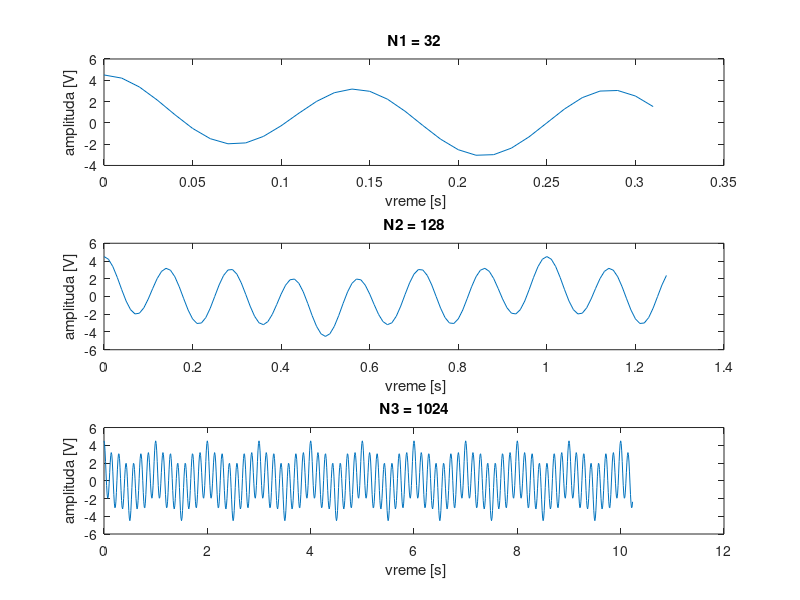
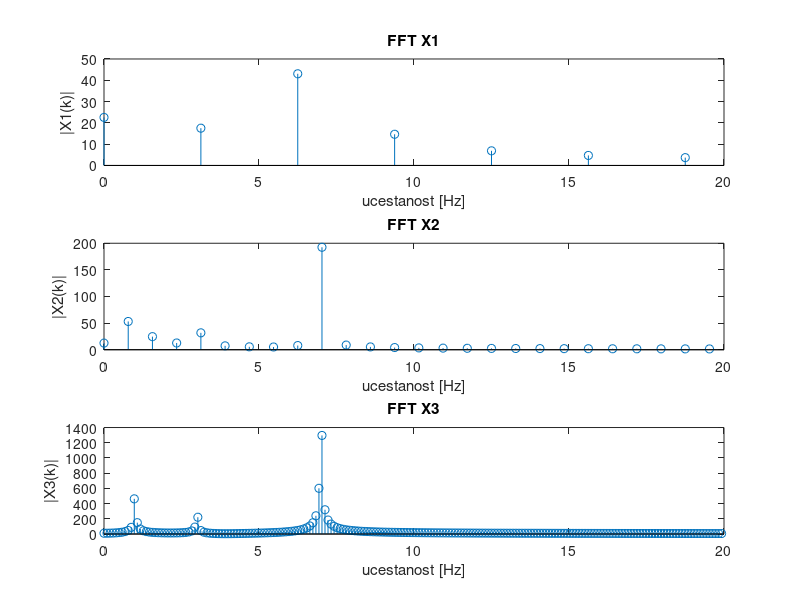

The MATLAB script that drew these images, in order: (Note: this script raises an error after producing the figures.)
clear all
close all
clc

%intro

%%
%tacka 1

%ucestanosti kosinusoida
f1 = 1;
f2 = 3;
f3 = 7;
fs = 100;       %ucestanost odabiranja
Ts = 1 / fs;    %perioda odabiranja

%broj tacaka u kojima odabiramo signal
N1 = 32;
N2 = 128;
N3 = 1024;
%odgovarajuce vremenske ose
t1 = 0 : Ts : (N1-1)*Ts;
t2 = 0 : Ts : (N2-1)*Ts;
t3 = 0 : Ts : (N3-1)*Ts;
%osa odbiraka
n1 = 0:N1-1;
n2 = 0:N2-1;
n3 = 0:N3-1;

%semplovani signali
x1 = cos(2*pi*f1*t1) + 0.5*cos(2*pi*f2*t1)+3*cos(2*pi*f3*t1);
figure('NumberTitle', 'off', 'Name', 'semplovani signal x(t)');
subplot(3,1,1);
plot(t1,x1), axis('xy'), ylabel('amplituda [V]'), xlabel (' vreme [s]' ), title('N1 = 32');

x2 = cos(2*pi*f1*t2) + 0.5*cos(2*pi*f2*t2)+3*cos(2*pi*f3*t2);
subplot(3,1,2);
plot(t2,x2), axis('xy'), ylabel('amplituda [V]'), xlabel (' vreme [s]' ), title('N2 = 128');

x3 = cos(2*pi*f1*t3) + 0.5*cos(2*pi*f2*t3)+3*cos(2*pi*f3*t3);
subplot(3,1,3);
plot(t3,x3), axis('xy'), ylabel('amplituda [V]'), xlabel (' vreme [s]' ), title('N3 = 1024');

%fft semplovanih signala
X1fft = fft(x1, N1);
X2fft = fft(x2, N2);
X3fft = fft(x3, N3);
%freq osa
freqs1 = fs/length(X1fft)*(0 : length(X1fft)/2 - 1);
freqs2 = fs/length(X2fft)*(0 : length(X2fft)/2 - 1);
freqs3 = fs/length(X3fft)*(0 : length(X3fft)/2 - 1);
%izdvajanje znacajnih frekvencija
freqs1 = freqs1(freqs1 < fs/5);
freqs2 = freqs2(freqs2 < fs/5);
freqs3 = freqs3(freqs3 < fs/5);
%izdvajanje bitnog dela spektra
X1fft = X1fft(1:length(freqs1));
X2fft = X2fft(1:length(freqs2));
X3fft = X3fft(1:length(freqs3));

%plotovanje
figure('NumberTitle', 'off', 'Name', 'fft semplovanih signala');

subplot(3,1,1);
stem(freqs1,abs(X1fft)),xlabel('ucestanost [Hz]'),ylabel('|X1(k)|'),title('FFT X1');

subplot(3,1,2);
stem(freqs2,abs(X2fft)),xlabel('ucestanost [Hz]'),ylabel('|X2(k)|'),title('FFT X2');

subplot(3,1,3);
stem(freqs3,abs(X3fft)),xlabel('ucestanost [Hz]'),ylabel('|X3(k)|'),title('FFT X3');

pause
%%
%tacka 2

%tri najvece frekvencijske komponente i njihove lokacije
[pks1, locs1] = findpeaks(abs(X1fft),'NPeaks',3);
[pks2, locs2] = findpeaks(abs(X2fft),'NPeaks',3);
[pks3, locs3] = findpeaks(abs(X3fft),'NPeaks',3);

dominantComp1 = freqs1(locs1);
dominantComp2 = freqs2(locs2);
dominantComp3 = freqs3(locs3);

%greska
%prvi spektar prepoznaje samo jednu dominantnu komponentu
error2 = dominantComp2 - [1,3,7];
error3 = dominantComp3 - [1,3,7];

%plotovanje (ESTETIKA APSOLUTNI PRIORITET xD)
figure('NumberTitle', 'off', 'Name', 'dominantne komponente i greske');
subplot(3,2,1), title('X1 komponente');
text(0.1,0.5, num2str(dominantComp1)), axis off;
subplot(3,2,3), title('X2 komponente');
text(0.1,0.5, num2str(dominantComp2)), axis off;
subplot(3,2,5), title('X3 komponente');
text(0.1,0.5, num2str(dominantComp3)), axis off;
subplot(3,2,2), title('X1 greska');
text(0.1,0.5, num2str('NaN')), axis off;
subplot(3,2,4), title('X2 greska');
text(0.1,0.5, num2str(error2)), axis off;
subplot(3,2,6), title('X3 greska');
text(0.1,0.5, num2str(error3)), axis off;

pause
%%
%tacka 3
%@brief: zahtev da prozorska funkcija ima odbirke koji na krajevima 
%        opadaju do nule pruza izbor od mnogo funkcija, odlucio sam se za
%        Hanovu prozorsku funkciju

pause
%%
%tacka 4

pause

